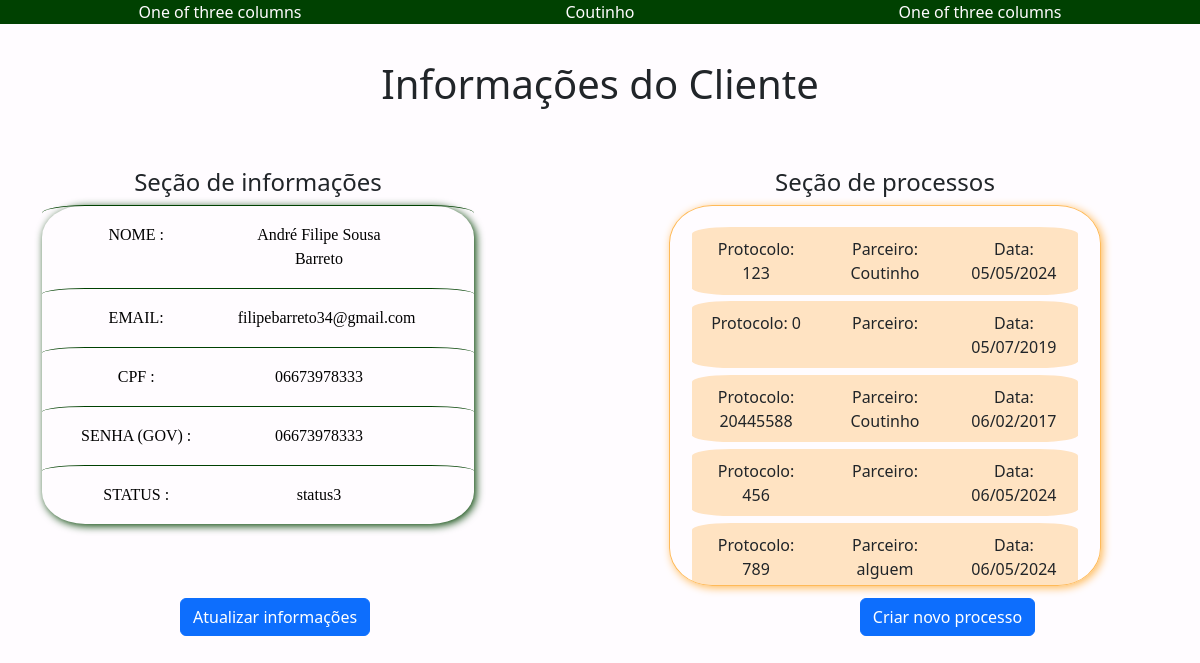
/exibirCliente.php?cpf=06673978333, run on the app's committed database.
### tables this page shows
CREATE TABLE Pessoa (nome TEXT, email TEXT, senha TEXT, cpf TEXT PRIMARY KEY, status TEXT);

CREATE TABLE Processo (id INTEGER PRIMARY KEY, cpf TEXT , descricao TEXT, parceiro TEXT, protocolo text,dataAbertura TEXT,FOREIGN KEY (cpf) REFERENCES Pessoa(cpf));

### read2.php (called while the page is built, shortened)
<?php
require_once 'envio.php';
require_once 'Pessoa.php';
function buscarPorCPF($pdo, $cpf) {
    $query = "SELECT * FROM Pessoa WHERE cpf = :cpf";
    $statement = $pdo->prepare($query);
    $statement->bindValue(':cpf', $cpf);
    $statement->execute();
    $resultado = $statement->fetch();
    $pessoa = new Pessoa($resultado['nome'], $resultado['email'], $resultado['senha'],$resultado['cpf'], $resultado['status']);
    return $pessoa;
    }

### Pessoa.php (called while the page is built, shortened)
<?php
class Pessoa
{
    private string $nome;
    private string $email;
    private string $senha;
    private string $cpf;
    private string $status;
    public function __construct(string $nome, string $email,string $senha, string $cpf, string $status)
    {
        $this->nome = $nome;
        $this->email = $email;
        $this->senha = $senha;
        $this->cpf = $cpf;
        $this->status = $status;
    }
    public function status(): ?string
    {
        return $this->status;
    }
    public function nome(): string
    {
        return $this->nome;
    }
    public function email(): string
    {
        return $this->email;
    }
    public function cpf(): string
    {
        return $this->cpf;
    }
    public function senha(): string
    {
        return $this->senha;
    }
}

### pesquisaProcessos.php (called while the page is built, shortened)
<?php
require_once 'enviaProcesso.php';
require_once 'Processo.php';
function buscarProcessos($pdo,$cpf) {
    $sqlVerificar = "SELECT COUNT(*) FROM Processo WHERE cpf = :cpf";
    $query_verificar = $pdo->prepare($sqlVerificar);
    $query_verificar->bindValue(':cpf', $cpf);
    $query_verificar->execute();
    $numLinhas = $query_verificar->fetchColumn();
    if($numLinhas > 0){
        $query = "SELECT * FROM Processo WHERE cpf = :cpf";
        $statement = $pdo->prepare($query);
        $statement->bindValue(':cpf',$cpf);
        $statement->execute();
        $resultados = $statement->fetchall();
        $processos = [];
        foreach ($resultados as $resultado) {
            $processos[]= new Processo($resultado['cpf'],$resultado['protocolo'],$resultado['parceiro'],$resultado['descricao'],$resultado['dataAbertura']);
        }
        return $processos;
    } else{
        return "Não há processos";
    }
}

### Processo.php (called while the page is built, shortened)
<?php
class Processo
{
    private string $protocolo;
    private string $parceiro;
    private string $dataAbertura;
    public function __construct(string $cpf, string $protocolo, string $parceiro, string $descricao, String $dataAbertura) {
        $this->protocolo = $protocolo;
        $this->parceiro = $parceiro;
        $this->dataAbertura = $dataAbertura;
    }
    public function protocolo() : string {
        return $this->protocolo;
    }
     public function parceiro() : string {
        return $this->parceiro;
    }
    public function dataAbertura() : string {
        return $this->dataAbertura;
    }
}

### exibirCliente.php (the view, shortened to what this page needs)
<?php
require_once 'conexao.php';
require_once 'Pessoa.php';
require_once 'read2.php';
require_once 'pesquisaProcessos.php';
require_once 'Processo.php';
?>
<!DOCTYPE html>
<html lang="en">
<head>
    <link rel="stylesheet" href="exibirCliente.css">
    <link href="https://cdn.jsdelivr.net/npm/bootstrap@5.3.3/dist/css/bootstrap.min.css" rel="stylesheet">
</head>
<body>
    <header>
    <div class="container text-center">
  <div class="row align-items-center">
    <div class="col">
      One of three columns
    </div>
    <div class="col">
  Coutinho
    </div>
    <div class="col">
      One of three columns
    </div>
  </div>
</div>
    </header>
   <main>
   <?php if (isset($_GET['cpf'])) {
    $cpf_pessoa = $_GET['cpf'];
    $pessoa = buscarPorCPF($pdo,$cpf_pessoa);
    $processos = buscarProcessos($pdo,$cpf_pessoa);
}?>
    <section class="secao_aluno">
    <h1 class="title_principal" >Informações do Cliente</h1>
<div class="container text-center ">
  <div class="row justify-content-start secoes">
        <div class="col-4 secao_informacoes">
        <h4 class="title_secao_informacao">Seção de informações</h4>
         <div class="celulas_info_clientes">
           <div class="secao_informacoes_texts">
              <div class="texts_info_rotulo">
                NOME :
              </div>
              <div class="texts_info_values"><?php echo $pessoa->nome();?>
            </div>
           </div>
           <div class="secao_informacoes_texts">
              <div class="texts_info_rotulo">
                EMAIL:
              </div>
              <div class="texts_info_values"><?php echo $pessoa->email();?>
            </div>
           </div>
           <div class="secao_informacoes_texts">
              <div class="texts_info_rotulo">
                CPF :
              </div>
              <div class="texts_info_values"><?php echo $pessoa->cpf();?>
            </div>
           </div>
           <div class="secao_informacoes_texts">
              <div class="texts_info_rotulo">
                SENHA (GOV) :
              </div>
              <div class="texts_info_values"><?php echo $pessoa->senha();?>
            </div>
           </div>
           <div class="secao_informacoes_texts">
              <div class="texts_info_rotulo">
                STATUS :
              </div>
              <div
               class="texts_info_values"><?php echo $pessoa->status();?>
            </div>
         </div>
         </div>
        </div>
    <div class="col-4 secao_processos">
    <h4 class="title_secao_processos">Seção de processos</h4>
    <div class="celulas_scroll">
      <?php if(!empty(is_array($processos) && $processos)){
            foreach($processos as $processo): ?>
            <div class="exibir_processos">
              <div class="container text-center">
              <div class="row justify-content-center">
                <div class="col-4">
                  Protocolo: <?php echo $processo->protocolo(); ?>
                </div>
                <div class="col-4">
                Parceiro: <?php echo $processo->parceiro(); ?>
                </div>
                <div class="col-4">
                <?php $dataAberturaFormatada = date('d/m/Y', strtotime($processo->dataAbertura()));?>
                Data: <?php  echo $dataAberturaFormatada; ?>
                </div>
              </div>
            </div>
            </div>
              <?php endforeach;}
            else{
              echo "Não há processos!";
            }?>
                  </div>
    </div>
  </div>
   </main>
<div class="btns">
     <button class="btn btn-primary cria_processo" type="submit" onclick="window.location='criaProcessos.php?cpf=<?php echo $pessoa->cpf(); ?>';">Atualizar informações</button>
    <button class="btn btn-primary cria_processo" type="submit" onclick="window.location='criaProcessos.php?cpf=<?php echo $pessoa->cpf(); ?>';">Criar novo processo</button>
</div>
</body>
</html>

### exibirCliente.css (style rules this page uses)
:root { --cor-primaria: #004101; --cor-secundaria: #FFBA58; --cor-terciaria: #FFFCFF; }
* { margin: 0; padding: 0; box-sizing: border-box; }
body { background-color: var(--cor-terciaria) !important; min-height: 100vh; }
header { background-color: var(--cor-primaria) !important; margin-bottom: 3%; color: #FFFCFF; }
.title_principal { text-align: center; margin-bottom: 5%; }
.secoes { display: flex; gap: 15% !important; }
.secao_informacoes { width: 40% !important; max-height: 200%; display: flex; flex-direction: column; }
.celulas_info_clientes { border-radius: 10%; box-shadow: 2px 2px 8px 0px #004101; }
.secao_informacoes_texts { display: flex; padding: 3%; border-top :1px solid var(--cor-primaria); border-radius: 10%; }
.texts_info_rotulo { padding:1% 5%; font-family: 'Times New Roman', Times, serif; color:black; width: 40%; }
.texts_info_values { padding:1% 5%; font-family: 'Times New Roman', Times, serif; color: rgb(1, 1, 1); width: 50%; }
.secao_processos { align-items: center; display: flex; flex-direction: column; width: 40% !important; }
.celulas_scroll { height: 200%; max-height: 200%; min-width: 100%; padding: 5%; border: 1px solid var(--cor-secundaria); overflow-y: auto; display: flex; flex-direction: column; gap:2%; border-radius: 10%; box-shadow: 2px 2px 8px 0px var(--cor-secundaria); }
.exibir_processos { background-color: #ffb9585d; border-radius: 10%; min-height: 20%; max-height: 20%; align-content: center; }
.btns { display: flex; align-items: flex-start; gap: 48%; padding-top: 1%; padding-left: 15%; }

### data on the page
pessoa: nome "André Filipe Sousa Barreto", email "filipebarreto34@gmail.com", cpf "06673978333", senha "06673978333", status "status3"
processo: protocolo "123", parceiro "Coutinho", dataAbertura "05/05/2024"
processo: protocolo "0", dataAbertura "05/07/2019"
processo: protocolo "20445588", parceiro "Coutinho", dataAbertura "06/02/2017"
processo: protocolo "456", dataAbertura "06/05/2024"
processo: protocolo "789", parceiro "alguem", dataAbertura "06/05/2024"
